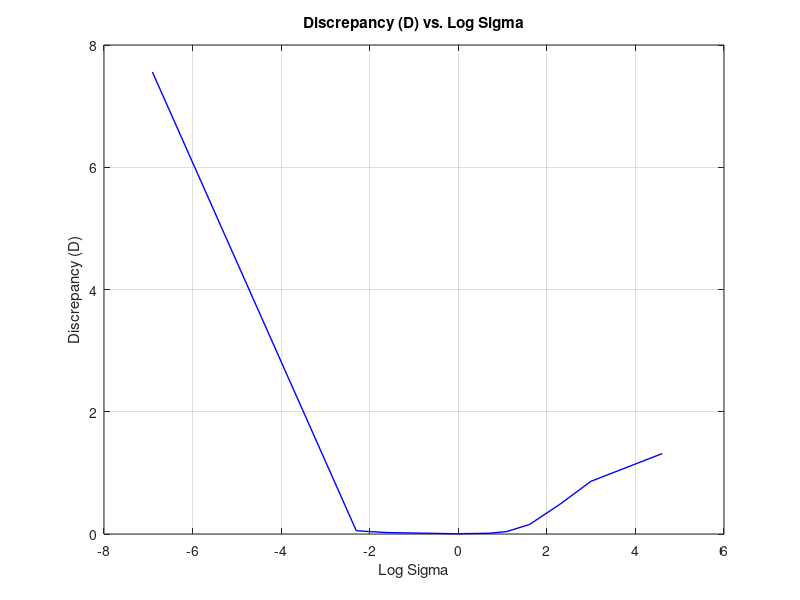
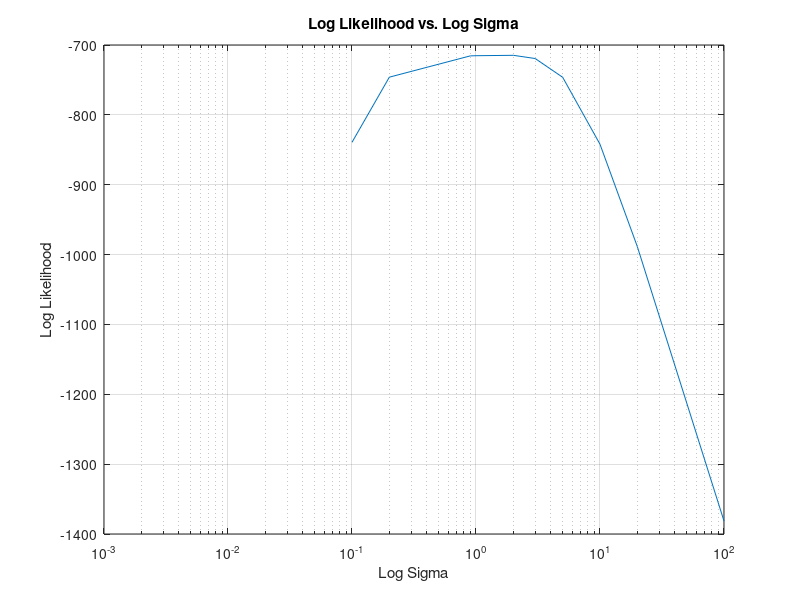
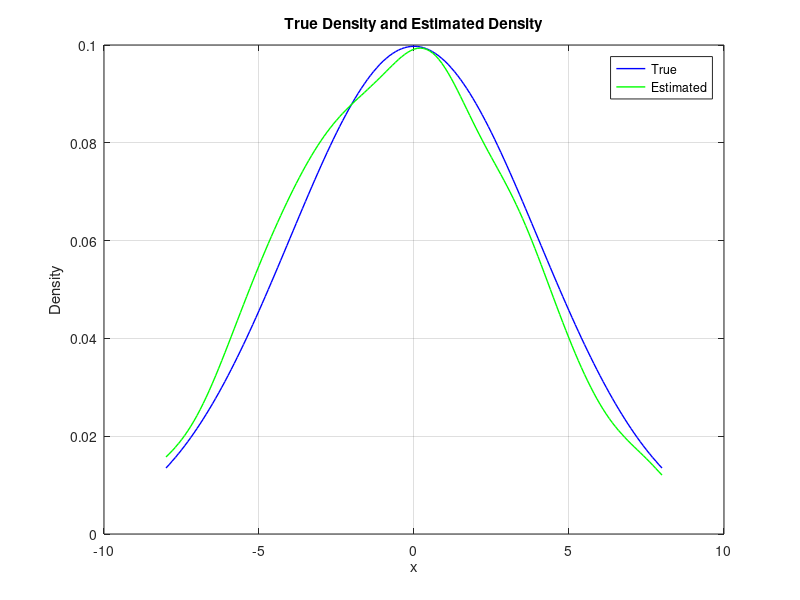

Recreate these plots in MATLAB, in order.
clc, clearvars;
rng(randi(200))
data = sqrt(16) * randn(1000, 1);
T = data(1:750);
V = data(751:end);
sig_vals = [0.001, 0.1, 0.2, 0.9, 1, 2, 3, 5, 10, 20, 100];
LL_values = zeros(size(sig_vals));
D_vals = zeros(size(sig_vals));

%%%%%%%%%%%%%%%%%%%%%%%%%%%%%%%%%%%%%%%%%%%%%%%%%%%%%%%%%%%%%

for i = 1:length(sig_vals)
    sigma = sig_vals(i);
    
    LL = 0;
    for j = 1:length(V)
        xi = V(j);
        kde_estimate = sum(exp(-(T-xi).^2/(2*sigma^2)))/(length(T)*sigma*sqrt(2*pi));
        LL = LL + log(kde_estimate);
    end
    LL_values(i) = LL;
    
    D = 0;
    for j = 1:length(V)
        xi = V(j);
        true_pdf = (1/sqrt(2*pi*16))*exp(-(xi^2)/(2*16));
        kde_estimate = sum(exp(-((T-xi).^2)/(2*sigma^2)))/(length(T)*sigma*sqrt(2*pi));
        D = D + (true_pdf - kde_estimate)^2;
    end
    D_vals(i) = D;
end

%%%%%%%%%%%%%%%%%%%%%%%%%%%%%%%%%%%%%%%%%%%%%%%%%%%%%%%%%%%%%%%%

% Plot D vs. log(sigma)
figure;
plot(log(sig_vals), D_vals, 'b', 'LineWidth', 1);
title('Discrepancy (D) vs. Log Sigma');
xlabel('Log Sigma');
ylabel('Discrepancy (D)');
grid on;

% Create a new figure for Log Likelihood vs. Log Sigma
figure;
semilogx(sig_vals, LL_values);
title('Log Likelihood vs. Log Sigma');
xlabel('Log Sigma');
ylabel('Log Likelihood');
grid on;

% Calculate true density, kernel density, and estimated density
Y = -8:0.1:8;
s_val = [];
p_true = zeros(size(Y));
p_kernel = zeros(size(Y));
p_estimated = zeros(size(Y));

best_D = sig_vals(D_vals == min(D_vals)); % Find the best_D value

for i = 1:length(Y)
    x = Y(i);
    p_true(i) = exp(-x^2/32)/(4*sqrt(2*pi));
    p_kernel(i) = sum(exp(-((T-x).^2)/(2*best_D^2)))/(length(T)*best_D*sqrt(2*pi));
    p_estimated(i) = sum(exp(-((T-x).^2)/(2*best_D^2)))/(length(T)*best_D*sqrt(2*pi));
end

% Create a new figure for True Density, Kernel Density, and Estimated Density
figure;
plot(Y, p_true, 'b', 'LineWidth', 1);
hold on;
plot(Y, p_estimated, 'g', 'LineWidth', 1);
title('True Density and Estimated Density');
xlabel('x');
ylabel('Density');
legend('True', 'Estimated');
grid on;
